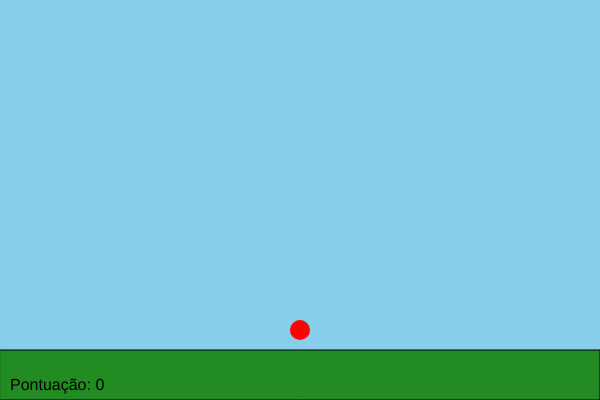
Frame 1 (no input)
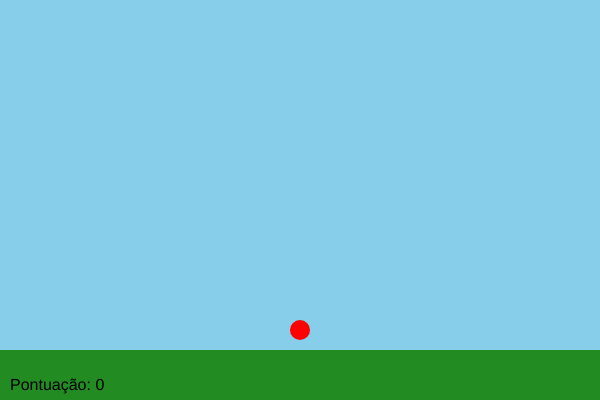
Frame 60 (no input)
Frame 120 (the mouse pressed at the canvas centre since frame 60): identical to frame 60, image omitted

The p5.js sketch that drew these frames (run headless with seeded random() and noise() and a simulated clock; from frame 60 on, the mouse is pressed at the canvas centre):

// p5.js sketch
// ── sketch.js
let player;
let item;
let score = 0;
let theme = 'campo'; // 'campo' ou 'cidade'

function setup() {
  createCanvas(600, 400);
  player = new Player();
  item = createItem();
}

function draw() {
  if (theme === 'campo') {
    background(135, 206, 235); // Céu azul
    fill(34, 139, 34); // Cor do campo
    rect(0, height - 50, width, 50); // Solo do campo
  } else {
    background(169, 169, 169); // Céu cinza
    fill(105, 105, 105); // Cor dos prédios
    rect(0, height - 50, width, 50); // Solo da cidade
    drawBuildings();
  }

  player.update();
  player.show();

  if (player.eats(item)) {
    score++;
    item = createItem();
    theme = (theme === 'campo') ? 'cidade' : 'campo'; // Alterna o tema
  }

  fill(0);
  textSize(16);
  text(`Pontuação: ${score}`, 10, height - 10);
}

function createItem() {
  let x = random(width);
  let y = random(height - 100);
  return createVector(x, y);
}

function drawBuildings() {
  for (let i = 0; i < 5; i++) {
    let w = random(50, 100);
    let h = random(100, 300);
    let x = random(width);
    let y = height - 50 - h;
    rect(x, y, w, h);
  }
}

class Player {
  constructor() {
    this.position = createVector(width / 2, height - 70);
    this.size = 20;
    this.velocity = createVector(0, 0);
  }

  update() {
    if (keyIsDown(LEFT_ARROW)) {
      this.velocity.x = -2;
    } else if (keyIsDown(RIGHT_ARROW)) {
      this.velocity.x = 2;
    } else {
      this.velocity.x = 0;
    }

    if (keyIsDown(UP_ARROW)) {
      this.velocity.y = -2;
    } else if (keyIsDown(DOWN_ARROW)) {
      this.velocity.y = 2;
    } else {
      this.velocity.y = 0;
    }

    this.position.add(this.velocity);
    this.position.x = constrain(this.position.x, 0, width - this.size);
    this.position.y = constrain(this.position.y, 0, height - this.size);
  }

  show() {
    fill(255, 0, 0);
    noStroke();
    ellipse(this.position.x, this.position.y, this.size);
  }

  eats(pos) {
    let d = dist(this.position.x, this.position.y, pos.x, pos.y);
    return d < this.size;
  }
}
